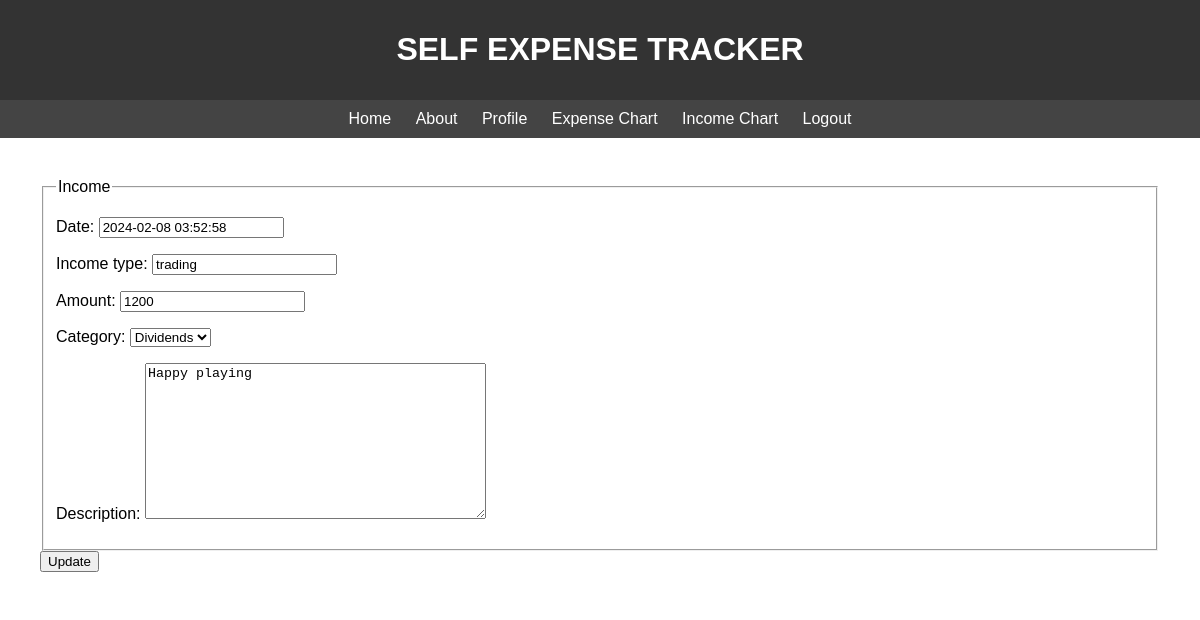
/income/4/update/ (signed in), run on an earlier commit of the app's database.
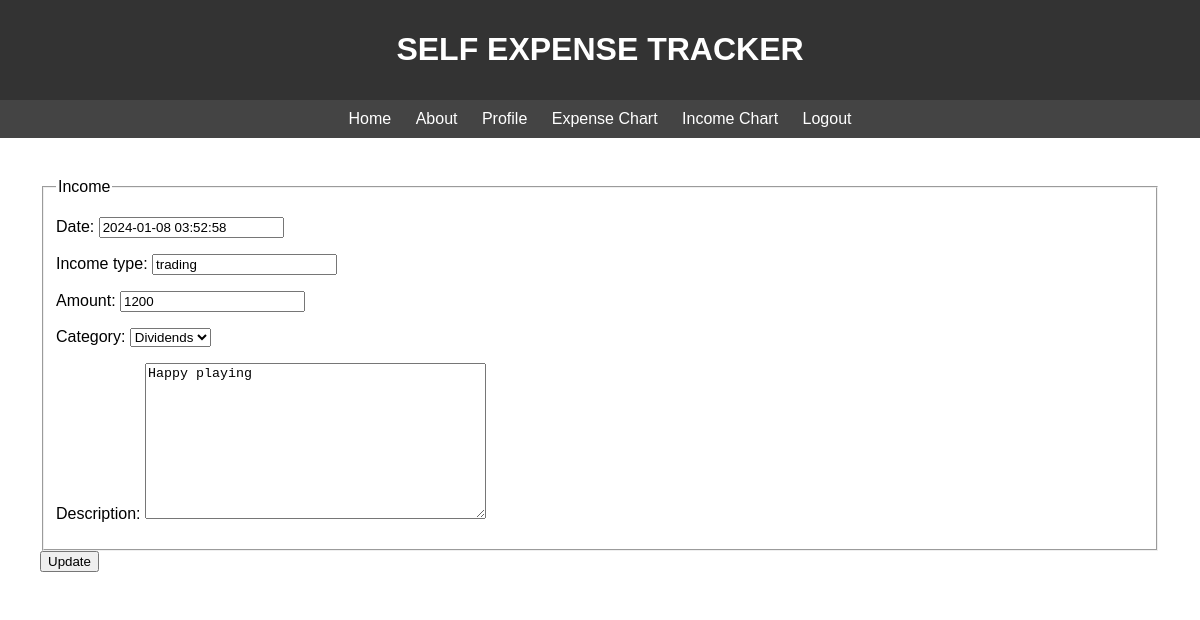
And on a later commit of the database.
### finance/models.py (models this page shows, shortened)
class Income(models.Model):
    INCOME_CHOICES = [
        ('Salary', 'Salary'),
        ('Sales', 'Sales'),
        ('Dividends', 'Dividends'),
        ('Rental', 'Rental'),
        ('Grants', 'Grants'),
        ('Refunds', 'Refunds'),
        ('Awards', 'Awards'),
        ('Others', 'Others'),
    ]
    user = models.ForeignKey(User, on_delete=models.CASCADE)
    income_type = models.CharField(max_length=25)
    category = models.CharField(max_length=25, choices=INCOME_CHOICES)
    date = models.DateTimeField(default=timezone.now)
    amount = models.IntegerField()
    description = models.TextField(blank=True)

### finance/views.py (the view, shortened to what this page needs)
# urls.py: path('income/<int:pk>/update/', IncomeUpdateView.as_view(), name='income-update'),
class IncomeUpdateView(LoginRequiredMixin, UpdateView):
    model = Income
    fields = ['date', 'income_type', 'amount', 'category', 'description']

### finance/templates/finance/income_form.html (shortened to what this page needs)
{% extends "finance/base.html" %}
{% block content %}
    <div id="aa">
        <form method="POST">
            <fieldset>
                <legend>Income</legend>
                {{ form.as_p }}
            </fieldset>
            <button type="submit" id="z">{% if object %}Update{% else %}Add{% endif %}</button>
        </form>
    </div>
{% endblock %}

What changed in the data, as far as the page shows it:
changed Income "trading": date "2024-02-08 03:52:58" → "2024-01-08 03:52:58"
